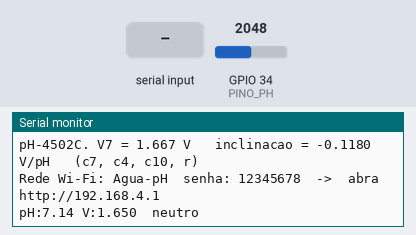
Simulated run of this sketch. Board: ESP32. Shown: the last lines printed to the serial monitor. Inputs (shaded band) come from the test bench; at power-on: GPIO 34 (PINO_PH) = 2048 (analog values on the 0–4095 scale). EEPROM starts erased.

Above: at 1.2 s.
1.3 s: GPIO 34 (PINO_PH) set to 2184
At 3.0 s:
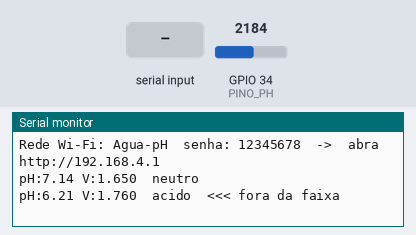
4.3 s: "c7\n" received over Serial
At 5.0 s:
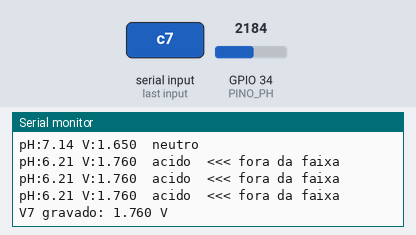
5.9 s: "c4\n" received over Serial
At 7.0 s:
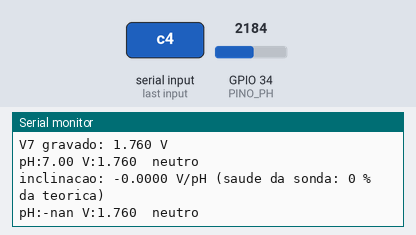
7.7 s: GPIO 34 (PINO_PH) set to 2047
At 8.8 s:
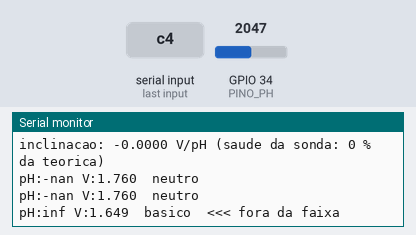
10.7 s: "c10\n" received over Serial
At 12.0 s:
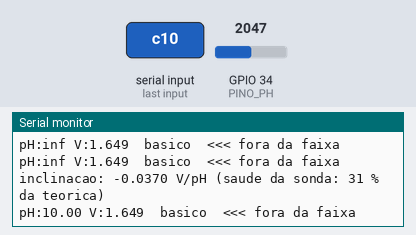
13.7 s: "r\n" received over Serial
At 14.09 s:
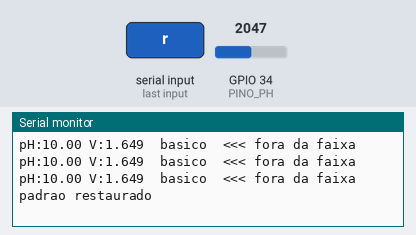
Timing chart, 0 to 16.3 s (numbered marks = the images above; inputs shaded):
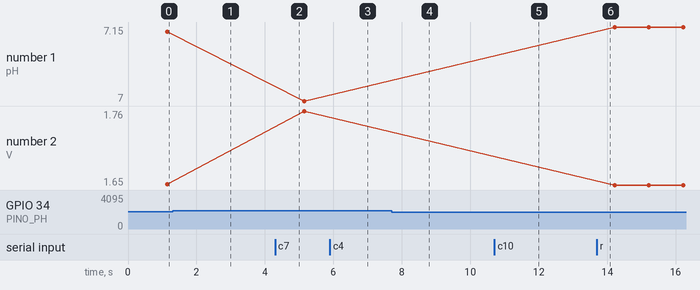

The sketch:

01b_ph4502c_esp32_web.ino
```cpp
/*
  01b - pH-4502C no ESP32 com monitor Wi-Fi no celular
  Placa: ESP32 Dev Module (DevKit V1, 30 pinos)    Sem biblioteca (Preferences guarda a calibracao)
  Arquivos extras na mesma pasta: monitor_wifi.h, pagina_web.h

  Ligacoes: V+ -> VIN (5 V: a placa de pH precisa de 5 V)   G -> GND   Po -> 1 k -> GPIO 34 -> 2 k -> GND (DIVISOR!)
  O Po vai de 0 a 5 V; o divisor 1k/2k entrega 0 a 3,33 V ao ESP32 (maximo do pino: 3,6 V).
  Calibre COM o divisor montado: a calibracao absorve o fator 2/3 e a nao linearidade do ADC do ESP32.
  Comandos pelo Monitor Serial (115200): c7, c4, c10, r - iguais ao sketch do Uno.
  Celular: rede "Agua-pH" (senha 12345678) -> http://192.168.4.1
*/
#include <Preferences.h>
#include "monitor_wifi.h"

const int PINO_PH = 34;                   // ADC1 (o ADC2 para de funcionar com o Wi-Fi ligado)
const int N_AMOSTRAS = 30;
const float V7_PADRAO = 1.667, INCL_PADRAO = -0.118;   // 2/3 de 2,5 V e de -0,177 V/pH (por causa do divisor)
const float PH_MIN_OK = 6.5, PH_MAX_OK = 8.5;
float V7 = V7_PADRAO, INCLINACAO = INCL_PADRAO;
Preferences prefs;
unsigned long ultimaLeitura = 0;

float lerTensao() {                       // media aparada, em volts, ja com a calibracao de fabrica do ADC
  int v[N_AMOSTRAS];
  for (int i = 0; i < N_AMOSTRAS; i++) { v[i] = analogReadMilliVolts(PINO_PH); delay(5); }
  for (int i = 0; i < N_AMOSTRAS - 1; i++)
    for (int j = 0; j < N_AMOSTRAS - 1 - i; j++)
      if (v[j] > v[j + 1]) { int t = v[j]; v[j] = v[j + 1]; v[j + 1] = t; }
  long soma = 0;
  for (int i = 5; i < N_AMOSTRAS - 5; i++) soma += v[i];
  return (soma / float(N_AMOSTRAS - 10)) / 1000.0;
}
float tensaoParaPH(float v) { return 7.0 + (v - V7) / INCLINACAO; }
void salvar()   { prefs.begin("ph", false); prefs.putFloat("v7", V7); prefs.putFloat("incl", INCLINACAO); prefs.end(); }
void carregar() { prefs.begin("ph", true);  V7 = prefs.getFloat("v7", V7); INCLINACAO = prefs.getFloat("incl", INCLINACAO); prefs.end(); }

void setup() {
  Serial.begin(115200);
  Serial.setTimeout(50);               // comandos chegam inteiros; sem isto readStringUntil espera 1 s
  analogReadResolution(12);
  analogSetAttenuation(ADC_11db);         // ate ~3,1 V; confiavel entre 0,15 e 2,45 V
  carregar();
  Serial.printf("pH-4502C. V7 = %.3f V   inclinacao = %.4f V/pH   (c7, c4, c10, r)\n", V7, INCLINACAO);
  monitorIniciar("Agua-pH");
}

void loop() {
  monitorAtender();                       // atende o celular sem parar
  if (Serial.available()) {
    String cmd = Serial.readStringUntil('\n'); cmd.trim();
    float v = lerTensao();
    if (cmd == "c7") { V7 = v; salvar(); Serial.printf("V7 gravado: %.3f V\n", v); }
    else if (cmd == "c4" || cmd == "c10") {
      INCLINACAO = (v - V7) / ((cmd == "c4" ? 4.0 : 10.0) - 7.0); salvar();
      Serial.printf("inclinacao: %.4f V/pH (saude da sonda: %.0f %% da teorica)\n", INCLINACAO, 100.0 * INCLINACAO / INCL_PADRAO);
    }
    else if (cmd == "r") { V7 = V7_PADRAO; INCLINACAO = INCL_PADRAO; salvar(); Serial.println("padrao restaurado"); }
  }
  if (millis() - ultimaLeitura < 1000) return;
  ultimaLeitura = millis();
  float v = lerTensao(), ph = tensaoParaPH(v);
  const char* classe = ph < 6.5 ? "acido" : (ph > 7.5 ? "basico" : "neutro");
  bool alerta = ph < PH_MIN_OK || ph > PH_MAX_OK;
  Serial.printf("pH:%.2f V:%.3f  %s%s\n", ph, v, classe, alerta ? "  <<< fora da faixa" : "");
  monitorPublicar(jsonMonitor("pH-4502C - acidez da agua",
    item("pH", ph, "") + "," + item("Tensao no pino", v, "V") + "," + item("V7 (calib.)", V7, "V") + "," + item("Inclinacao", INCLINACAO * 1000, "mV/pH"),
    alerta, String("pH fora da faixa 6,5-8,5: ") + classe));
}
```

monitor_wifi.h
```cpp
/*
  monitor_wifi.h - servidor web comum (ESP32). Copie junto com pagina_web.h para a pasta do sketch.

  Uso no sketch:
     #include "monitor_wifi.h"
     void setup() { ... monitorIniciar("Sensor-DS18B20"); }
     void loop()  { monitorAtender(); ...; monitorPublicar(json); }
  monitorPublicar recebe o JSON pronto (veja pagina_web.h). A pagina fica em http://192.168.4.1
*/
#pragma once
#include <WiFi.h>
#include <WebServer.h>
#include "pagina_web.h"

static WebServer _servidor(80);
static String _ultimoJson = "{\"titulo\":\"aguardando\",\"itens\":[{\"n\":\"-\",\"v\":0,\"u\":\"\"}],\"alerta\":false,\"msg\":\"\"}";

static void _rotaPagina() { _servidor.send_P(200, "text/html; charset=utf-8", PAGINA_HTML); }
static void _rotaDados()  { _servidor.send(200, "application/json", _ultimoJson); }

void monitorIniciar(const char* nomeRede, const char* senha = "12345678") {
  WiFi.softAP(nomeRede, senha);
  Serial.print("Rede Wi-Fi: "); Serial.print(nomeRede); Serial.print("  senha: "); Serial.print(senha);
  Serial.print("  ->  abra http://"); Serial.println(WiFi.softAPIP());
  _servidor.on("/", _rotaPagina);
  _servidor.on("/dados", _rotaDados);
  _servidor.begin();
}
void monitorAtender() { _servidor.handleClient(); }
void monitorPublicar(const String& json) { _ultimoJson = json; }

// ajuda para montar o JSON:  item("Temperatura", 24.5, "C")
String item(const char* nome, float valor, const char* unidade) {
  if (isnan(valor)) valor = 0;
  return "{\"n\":\"" + String(nome) + "\",\"v\":" + String(valor, 2) + ",\"u\":\"" + String(unidade) + "\"}";
}
String jsonMonitor(const char* titulo, const String& itens, bool alerta, const String& msg = "") {
  return "{\"titulo\":\"" + String(titulo) + "\",\"itens\":[" + itens + "],\"alerta\":" + (alerta ? "true" : "false") + ",\"msg\":\"" + msg + "\"}";
}
```

pagina_web.h
```cpp
/*
  pagina_web.h - pagina HTML comum a todos os monitores Wi-Fi desta sequencia (ESP32).
  Copie este arquivo para a pasta de cada sketch ESP32 (a IDE abre como uma aba).

  A pagina pede /dados a cada 2 s. O sketch responde um JSON com uma lista de grandezas:
    {"titulo":"DS18B20","itens":[{"n":"Temperatura","v":24.5,"u":"C"},...],"alerta":false}
  O primeiro item vira o grafico (ultimos 120 pontos).
*/
#pragma once

const char PAGINA_HTML[] PROGMEM = R"HTML(
<!DOCTYPE html><html lang="pt-br"><head><meta charset="utf-8"><meta name="viewport" content="width=device-width,initial-scale=1">
<title>Monitor ESP32</title>
<style>
 body{font-family:sans-serif;background:#111;color:#eee;margin:0;padding:14px;text-align:center}
 .card{background:#222;border-radius:12px;padding:14px;margin:10px auto;max-width:520px}
 .grande{font-size:2.6em;font-weight:bold} .u{font-size:.5em;color:#aaa}
 .itens{display:flex;flex-wrap:wrap;justify-content:center;gap:10px}
 .item{background:#333;border-radius:8px;padding:8px 12px;min-width:110px}
 .item b{display:block;font-size:1.3em}
 #alerta{padding:8px;border-radius:8px;margin-top:8px} .ok{background:#2a2} .al{background:#c22;animation:p 1s infinite}
 @keyframes p{50%{opacity:.4}} canvas{width:100%;height:200px;background:#000;border-radius:8px}
</style></head><body>
<h2 id="titulo">Monitor</h2>
<div class="card"><div class="grande" id="principal">--</div><div id="alerta" class="ok">normal</div></div>
<div class="card"><div class="itens" id="itens"></div></div>
<div class="card"><canvas id="g" width="500" height="200"></canvas><p id="legenda">ultimas leituras</p></div>
<script>
 const hist=[]; const c=document.getElementById('g').getContext('2d');
 function desenha(){const W=500,H=200;c.clearRect(0,0,W,H);if(hist.length<2)return;
   const mn=Math.min(...hist),mx=Math.max(...hist),f=(mx-mn)||1;
   c.strokeStyle='#4af';c.lineWidth=2;c.beginPath();
   hist.forEach((v,i)=>{const x=i/119*W,y=H-8-(v-mn)/f*(H-16);i?c.lineTo(x,y):c.moveTo(x,y)});c.stroke();
   c.fillStyle='#888';c.font='12px sans-serif';c.fillText(mx.toFixed(1),4,12);c.fillText(mn.toFixed(1),4,H-4);}
 async function tick(){try{const d=await (await fetch('/dados')).json();
   document.getElementById('titulo').textContent=d.titulo;
   const p=d.itens[0];document.getElementById('principal').innerHTML=p.v.toFixed(1)+' <span class="u">'+p.u+'</span>';
   document.getElementById('itens').innerHTML=d.itens.slice(1).map(i=>'<div class="item">'+i.n+'<b>'+i.v.toFixed(1)+' '+i.u+'</b></div>').join('');
   const a=document.getElementById('alerta');a.textContent=d.alerta?'ALERTA: '+d.msg:'normal';a.className=d.alerta?'al':'ok';
   document.getElementById('legenda').textContent=p.n+' - ultimas '+hist.length+' leituras';
   hist.push(p.v);if(hist.length>120)hist.shift();desenha();}catch(e){}}
 setInterval(tick,2000);tick();
</script></body></html>
)HTML";
```

Measured:
- the behaviour switches between 2143 and 2144 on GPIO 34 (PINO_PH) (found by bisection; images 0 and 1)
- after the input at 1.3 s, the serial monitor: prints a new line after 0.85 s (image 1)
- after the input at 4.3 s, the serial monitor: prints a new line after 0.16 s (image 2)
- after the input at 5.9 s, the serial monitor: prints a new line after 0.16 s (image 3)
- after the input at 7.7 s, the serial monitor: prints a new line after 0.51 s (image 4)
- after the input at 10.7 s, the serial monitor: prints a new line after 0.16 s (image 5)
- after the input at 13.7 s, the serial monitor: prints a new line after 0.16 s (image 6)
- plotted number 1: 7.14 → 7 after the input at 4.3 s, 7 → 7.15 after the input at 13.7 s
